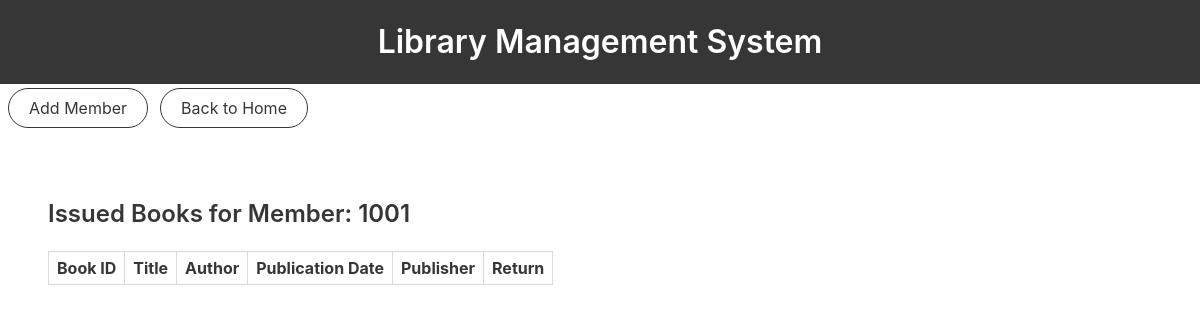
The page /issued_books/1001 on the database as committed earlier.
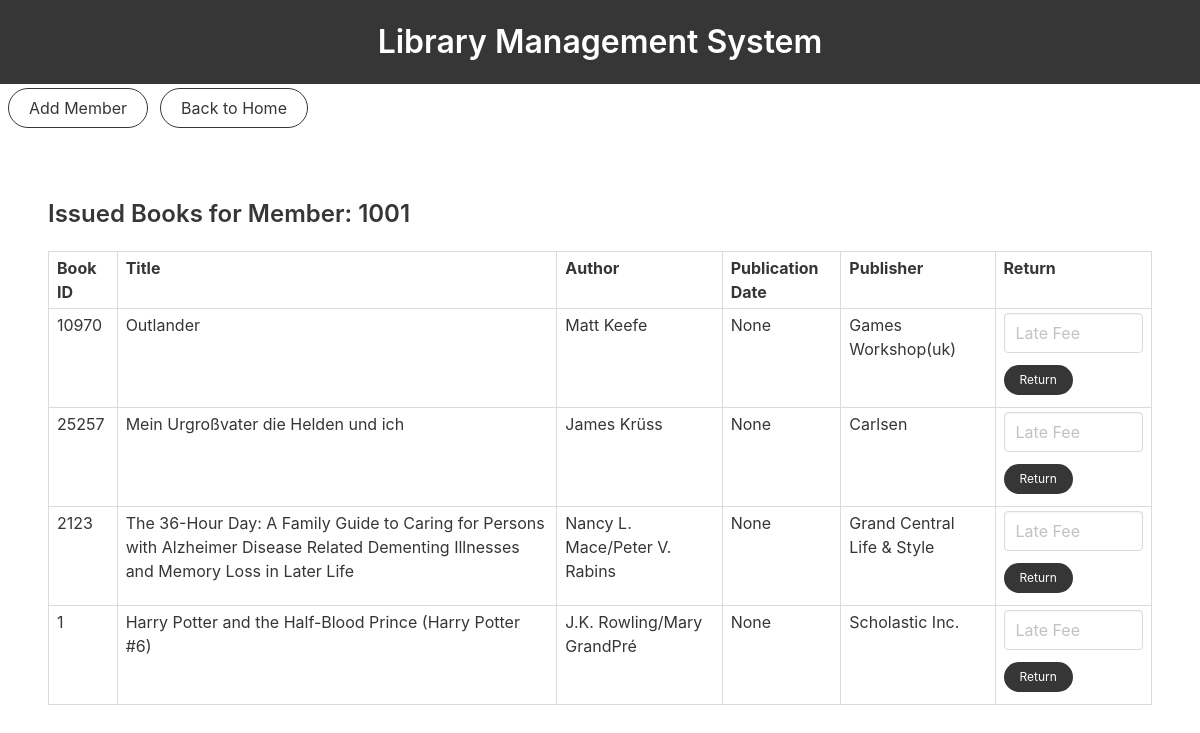
The same page on the database as committed later.
### models.py (models this page shows)
class Books(db.Model):
    bookID = db.Column(db.String, primary_key=True, unique=True, nullable=False)
    title = db.Column(db.String)
    authors = db.Column(db.String)
    average_rating = db.Column(db.Float)
    isbn = db.Column(db.String(20))
    isbn13 = db.Column(db.String(20))
    language_code = db.Column(db.String)
    num_pages = db.Column(db.Integer)
    ratings_count = db.Column(db.Integer)
    text_reviews_count = db.Column(db.Integer)
    publication_date = db.Column(db.String(30))
    publisher = db.Column(db.String)
    borrowed = db.Column(db.Boolean,default=False)

### app.py (the view)
@app.route("/issued_books/<member_id>")
def issued_books(member_id):
    member = Members.query.get(member_id)
    if not member:
        abort(404, description="Member not found!")
    issued_books = Books.query.filter_by(borrowed=True).all()
    return render_template(
        "issued_books.html", member=member, issued_books=issued_books
    )

### templates/issued_books.html (shortened to what this page needs)
{% extends "base.html" %}
{% block body %}
<nav class="level mt-1">
    <div class="level-left">
        <div class="level-item ml-2">
            <a href="{{ url_for('add_member') }}" class="button is-dark is-outlined is-rounded">Add Member</a>
        </div>
        <div class="level-item">
            <a href="{{ url_for('homepage') }}" target="_self" class="button is-dark is-outlined is-rounded">Back to Home</a>
        </div>
    </div>
</nav>
<section class="section table-container">
    <h1 class="title is-4">Issued Books for Member: {{ member.member_id }}</h1>
    <table class="table is-bordered is-narrow">
        <thead>
            <tr>
                <th>Book ID</th>
                <th>Title</th>
                <th>Author</th>
                <th>Publication Date</th>
                <th>Publisher</th>
                <th>Return</th>
            </tr>
        </thead>
        <tbody>
            {% for book in issued_books %}
            <tr>
                <td>{{ book.bookID }}</td>
                <td>{{ book.title }}</td>
                <td>{{ book.authors }}</td>
                <td>{{ book.publication_date }}</td>
                <td>{{ book.publisher }}</td>
                <td>
                    <form action="{{ url_for('return_book', member_id=member.member_id, book_id=book.bookID) }}" method="POST">
                    <div class="field">
                                    <input class="input" type="number" name="late_fee" placeholder="Late Fee" required>
                    </div>
                    <div class="field">
                                    <button type="submit" class="button is-dark is-small is-rounded mb-2">Return</button>
                    </div>
                    </form>
                </td>
            </tr>
            {% endfor %}
        </tbody>
    </table>
</section>
{% endblock %}

Rows that differ between the two databases and show on the page:
now on this page (row edited): Books: bookID "10970", title "Outlander", authors "Matt Keefe", publication_date "None", publisher "Games Workshop(uk)"
now on this page (row edited): Books: bookID "25257", title "Mein Urgroßvater die Helden und ich", authors "James Krüss", publication_date "None", publisher "Carlsen"
now on this page (row edited): Books: bookID "2123", title "The 36-Hour Day: A Family Guide to Caring for Persons with Alzheimer Disease Related Dementing Illnesses and Memory Loss in Later Life", authors "Nancy L. Mace/Peter V. Rabins", publication_date "None", publisher "Grand Central Life & Style"
added Books: bookID "1", title "Harry Potter and the Half-Blood Prince (Harry Potter #6)", authors "J.K. Rowling/Mary GrandPré", publication_date "None", publisher "Scholastic Inc."
